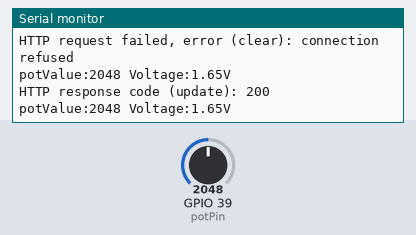
Bench run of a sketch on a simulated ESP32. On the bench: the last lines printed to the serial monitor. The test bench sets the inputs (shaded band); at power-on: GPIO 39 (potPin) = 2048. WiFi joins after 1.5 s; servers stay silent unless stated; uploads are accepted with an empty reply.

Above: at 5.2 s.
5.3 s: GPIO 39 (potPin) set to 2866
At 8.0 s:
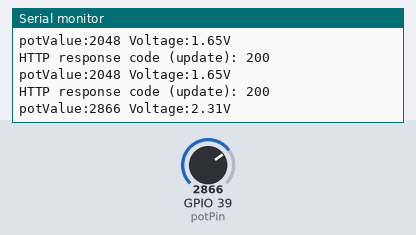
8.6 s: GPIO 39 (potPin) set to 3603
At 9.7 s:
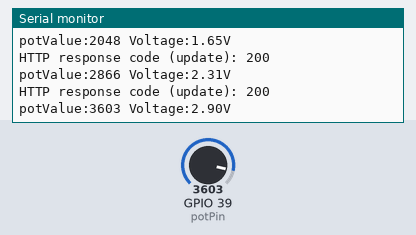
Timing chart, 0 to 11.6 s (numbered marks = the images above; inputs shaded):
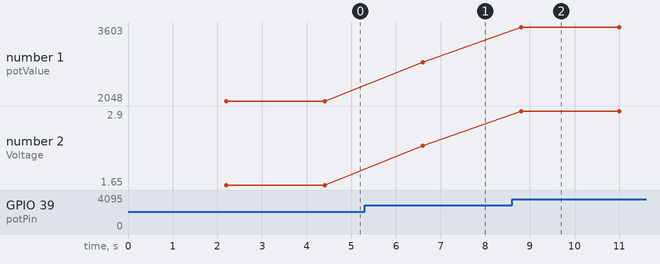

Measured:
- after the input at 5.3 s, the serial monitor: prints a new line after 1.3 s (image 1)
- after the input at 8.6 s, the serial monitor: prints a new line after 0.21 s (image 2)
- plotted number 1: 2048 → 2866 after the input at 5.3 s, 2866 → 3603 after the input at 8.6 s
- plotted number 2: 1.65 → 2.31 after the input at 5.3 s, 2.31 → 2.9 after the input at 8.6 s

The sketch:

God_22.ino
```cpp
#include <WiFi.h>
#include <HTTPClient.h>
#include <Wire.h>

const char* ssid     = "Xiaomi";
const char* password = "22222222";

const int potPin = 39;
int potValue;// do not change
float voltage =0;

void setup() {
  Serial.begin(115200);

  // Connect to Wi-Fi network
  WiFi.begin(ssid, password);
  while (WiFi.status() != WL_CONNECTED) {
    delay(1000);
    Serial.println("Connecting to WiFi...");
  }
  Serial.println("Connected to WiFi");

  // Wait for serial to initialize
  while (!Serial) {}

  // Code to clear the database
  HTTPClient httpClear;
  String urlClear = "https://uokcomponent.000webhostapp.com/clear.php";
  httpClear.begin(urlClear);
  int httpResponseCodeClear = httpClear.GET();
  if (httpResponseCodeClear > 0) {
    Serial.printf("HTTP response code (clear): %d\n", httpResponseCodeClear);
  }
  else {
    Serial.printf("HTTP request failed, error (clear): %s\n", httpClear.errorToString(httpResponseCodeClear).c_str());
  }
  httpClear.end();

  for (int i = 0; i < 20; i++)
  {
    // Code to be executed inside the loop
    potValue = analogRead(potPin);
    voltage = (3.3/4095.0) * potValue;
    Serial.print("potValue:");
    Serial.print(potValue);
    Serial.print(" Voltage:");
    Serial.print(voltage);
    Serial.println("V");
    delay(2000);

    // Send data to server
    HTTPClient http;
    String url = "https://uokcomponent.000webhostapp.com/dbread.php?v1="+String(potValue)+"&v2="+String(voltage);
    // String url = "https://uokcomponent.000webhostapp.com/icread.php?v1="+String(gateName)+"&v2="+String(valueSet);
    http.begin(url);
    int httpResponseCode = http.GET();
    if (httpResponseCode > 0) {
      Serial.printf("HTTP response code (update): %d\n", httpResponseCode);
    }
    else {
      Serial.printf("HTTP request failed, error (update): %s\n", http.errorToString(httpResponseCode).c_str());
    }
    http.end();
  }
}

void loop() {
  // do nothing
}
```
